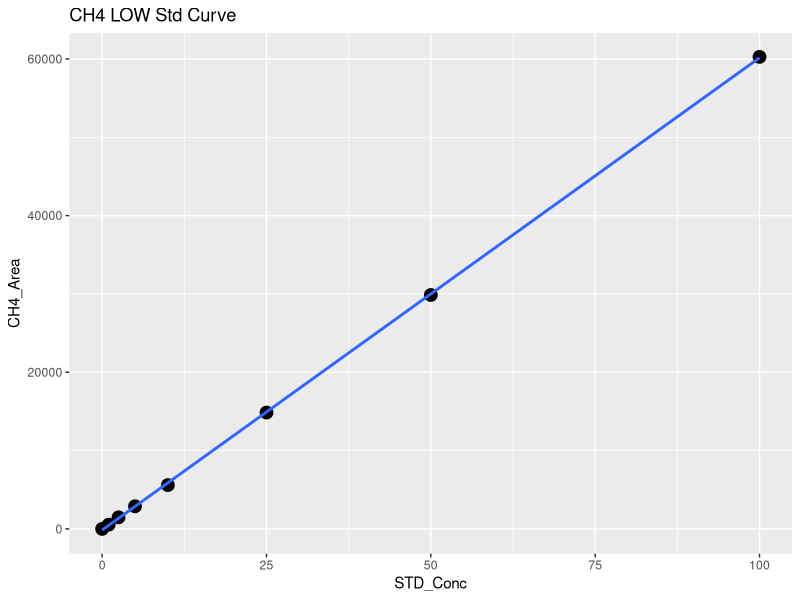
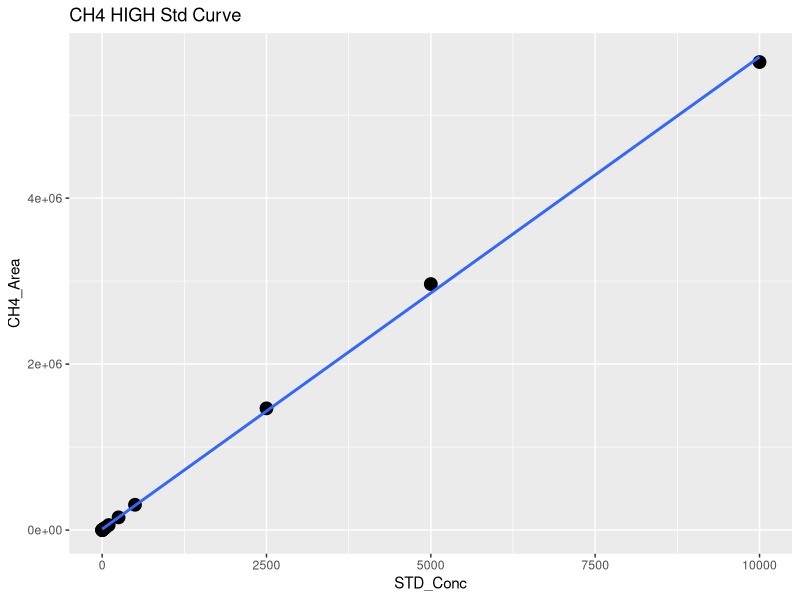
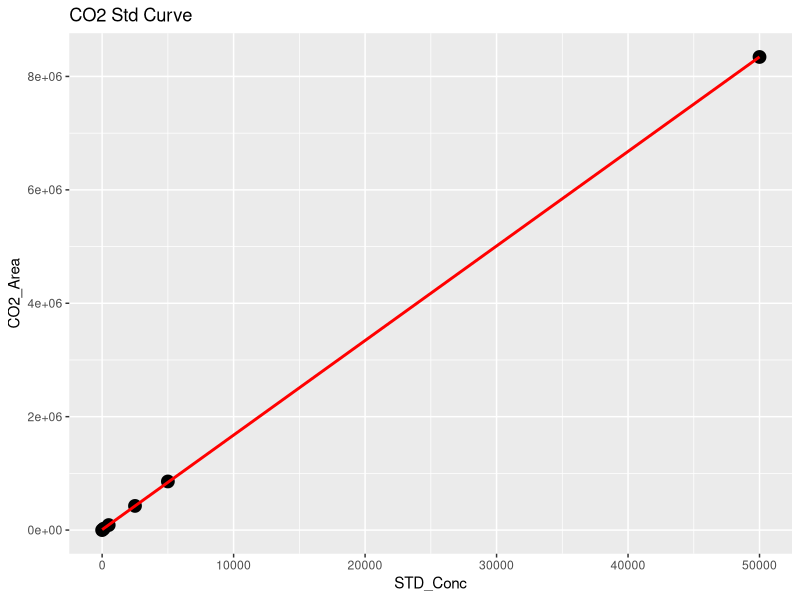
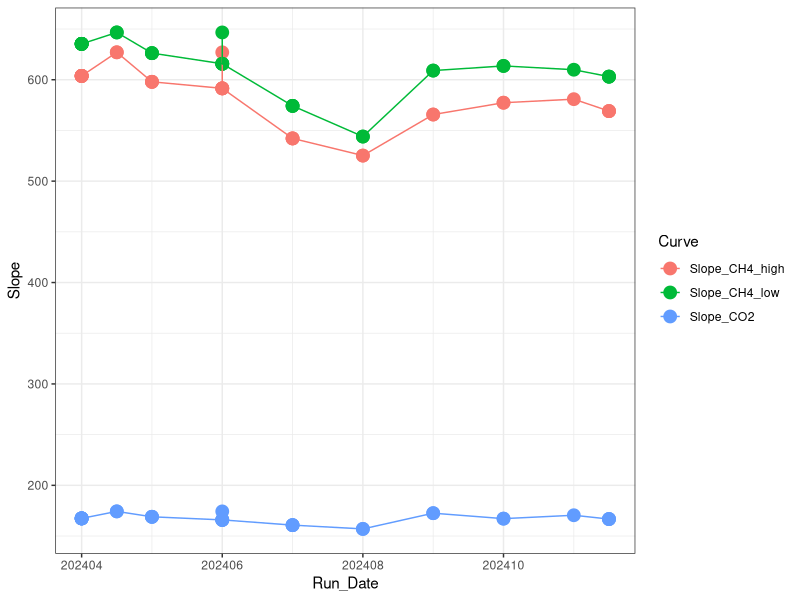

Write R code to recreate these figures, in order. (Note: this script raises an error after producing the figures.)
## ---- chunk 1
library(dplyr)
library(ggplot2)
library(ggpubr)
library(stringr)
## ---- chunk 2

#Read in June Data 
raw <- read.csv("Raw Data/COMPASS_CBSYN_SGW_SWH_202410-11_entered.csv")
head(raw)

raw <- raw %>%
  rename(Sample_ID = Sample.ID)

#pull out methane standards
stds_ch4 <-  raw %>%  
  filter(str_detect(Sample_Type, "STD_CH4"))
#head(stds_ch4)

#split into high curve and low curve for CH4
stds_ch4_low <- stds_ch4  %>%  
  filter(!STD_Conc > 100)

#Low curve for CH4
CH4_Low <- ggplot(stds_ch4_low, aes(STD_Conc, CH4_Area)) + geom_point(size=4) + 
  geom_smooth(method = "lm", se = FALSE) + labs(title="CH4 LOW Std Curve")
CH4_Low

CH4_Low_lm <- lm(stds_ch4_low$CH4_Area ~ stds_ch4_low$STD_Conc)
summary(CH4_Low_lm)
cf <- coef(CH4_Low_lm)

#create data frame with 1 rows and 0 columns
Slope_CH4_low <- data.frame(matrix(ncol = 0, nrow = 1))
Slope_CH4_low$Curve <- "Slope_CH4_low"
Slope_CH4_low$R2 <- summary(CH4_Low_lm)$adj.r.squared
Slope_CH4_low$Slope <- cf[2]
Slope_CH4_low$Intercept <- cf[1]
#head(Slope_CH4_low)

#High curve for CH4
CH4_High <- ggplot(stds_ch4, aes(STD_Conc, CH4_Area)) + geom_point(size=4) + 
  geom_smooth(method = "lm", se = FALSE) + labs(title="CH4 HIGH Std Curve")
CH4_High

stds_ch4_lm <- lm(stds_ch4$CH4_Area ~ stds_ch4$STD_Conc)
summary(stds_ch4_lm)
cf <- coef(stds_ch4_lm)

#create data frame with 1 rows and 0 columns
Slope_CH4_high <- data.frame(matrix(ncol = 0, nrow = 1))
Slope_CH4_high$Curve <- "Slope_CH4_high"
Slope_CH4_high$R2 <- summary(stds_ch4_lm)$adj.r.squared
Slope_CH4_high$Slope <- cf[2]
Slope_CH4_high$Intercept <- cf[1]
#head(Slope_CH4_high)

#pull out co2 standards
stds_co2 <-  raw %>%  
  filter(str_detect(Sample_Type, "STD_CO2"))
#head(stds_co2)

#CO2 Curve
CO2_stds <- ggplot(stds_co2, aes(STD_Conc, CO2_Area)) + geom_point(size=4) + 
  geom_smooth(method = "lm", se = FALSE, color="red") + labs(title="CO2 Std Curve")
CO2_stds

stds_co2_lm <- lm(stds_co2$CO2_Area ~ stds_co2$STD_Conc)
summary(stds_co2_lm)
cf <- coef(stds_co2_lm)

#create data frame with 1 rows and 0 columns
Slope_CO2 <- data.frame(matrix(ncol = 0, nrow = 1))
Slope_CO2$Curve <- "Slope_CO2"
Slope_CO2$R2 <- summary(stds_co2_lm)$adj.r.squared
Slope_CO2$Slope <- cf[2]
Slope_CO2$Intercept <- cf[1]
#head(Slope_CO2)

#pull all the slopes together into one dataframe 
Slopes <- rbind(Slope_CH4_low, Slope_CH4_high, Slope_CO2)
#head(Slopes)

#needs changed each time #####
Slopes$Run_Date <- c(202411.5, 202411.5, 202411.5)

log <- read.csv("Raw Data/COMPASS_Varian_QAQC_2024.csv")
head(log)
log <- log[ ,-c(1)]
log <- rbind(log, Slopes)

Slopes_chk <- ggplot(log, aes(Run_Date, Slope, col=Curve)) + geom_point(size=4) + geom_line() + theme_bw()
Slopes_chk

write.csv(log, "Raw Data/COMPASS_Varian_QAQC_2024.csv")
## ---- chunk 3
#head(raw)

#pull out methane standards
Samples <-  raw %>%  
  filter(!str_detect(Sample_Type, "STD_CH4")) %>%  
  filter(!str_detect(Sample_Type, "STD_CO2")) %>%  
  filter(!str_detect(Sample_Type, "Blank")) %>%  
  filter(!str_detect(Sample_Type, "Chk_STD")) %>%  
   filter(!str_detect(Sample_Type, "CHKSTD")) %>%
  filter(!str_detect(Sample_Type, "NA"))
#head(Samples)

#Now flag any areas that are above the 100ppm area for CH4
Samples$CH4_Curve <- ifelse(Samples$CH4_Area >71000, "High", "Low")
#head(Samples)

#Calculate CH4 concentrations in ppm
Samples$CH4_Conc_ppm <- ifelse(Samples$CH4_Area >71000, (Samples$CH4_Area-Slope_CH4_high$Intercept)/Slope_CH4_high$Slope,                                       (Samples$CH4_Area-Slope_CH4_low$Intercept)/Slope_CH4_low$Slope )

#Calculate CO2 concentrations in ppm 
Samples$CO2_Conc_ppm <- ((Samples$CO2_Area-Slope_CO2$Intercept)/Slope_CO2$Slope) 

#head(Samples)

##########make flags for any dilutions needed 
#highest CH4 standard = 10000
#highest CO2 standard = 50000

Samples$CH4_Flag <- ifelse(Samples$CH4_Conc_ppm >10000, "Needs Dilution", "Within Range")
Samples$CO2_Flag <- ifelse(Samples$CO2_Conc_ppm >50000, "Needs Dilution", "Within Range")
#head(Samples)

## ---- chunk 4

chks <-  raw %>%  
  filter(!str_detect(Sample_Type, "STD_CH4")) %>%  
  filter(!str_detect(Sample_Type, "STD_CO2")) %>%  
  filter(!str_detect(Sample_Type, "Blank")) %>%  
  filter(!str_detect(Sample_Type, "Unknown")) %>%  
  filter(!str_detect(Sample_Type, "NA"))
#head(chks)

#Calculate CH4 concentrations in ppm
chks$CH4_Conc_ppm <- ifelse(chks$CH4_Area >71000, 
                      (chks$CH4_Area-Slope_CH4_high$Intercept)/Slope_CH4_high$Slope,                                       (chks$CH4_Area-Slope_CH4_low$Intercept)/Slope_CH4_low$Slope )

#Calculate CO2 concentrations in ppm 
chks$CO2_Conc_ppm <- ((chks$CO2_Area-Slope_CO2$Intercept)/Slope_CO2$Slope)



#change this if check standard concentrations are different 
level_ch4 <- 5      #ppm
level_co2 <- 1000   #ppm

#calculate percent difference of check standards 
chks$Ch4_diff <- ((chks$CH4_Conc_ppm - level_ch4)/((chks$CH4_Conc_ppm + level_ch4)/2)) * 100
chks$CH4_diff_flag <-  ifelse(chks$Ch4_diff <10, 'YES', 'NO, rerun')

chks$CO2_diff <- ((chks$CO2_Conc_ppm - level_co2)/((chks$CO2_Conc_ppm + level_co2)/2)) * 100
chks$CO2_diff_flag <-  ifelse(chks$CO2_diff <10, 'YES', 'NO, rerun')

#now plot the Ch4 concentrations and the CO2 concentrations vs. the expected concentration 
#then also make the color the percent difference between the expected and observed concentration 

ch4_chk <-  ggplot(data = chks, aes(x = Sample_ID, y = CH4_Conc_ppm, fill=CH4_diff_flag)) +
       geom_bar(stat = 'identity') + 
        scale_fill_manual(values=c( "darkgreen", "darkgrey"))+
        #scale_fill_gradient2(low='red', mid='white', high='blue', space='Lab') + 
        theme_classic() + labs(x= " ", y="CH4  (ppm)", title="Check Stds: CH4") + 
        theme(legend.position="bottom") +  geom_hline(yintercept=level_ch4, linetype="dashed", 
                color = "black", size=1)


co2_chk <-  ggplot(data = chks, aes(x = Sample_ID, y = CO2_Conc_ppm, fill=CO2_diff_flag)) +
       geom_bar(stat = 'identity') + 
        scale_fill_manual(values=c("darkgreen", "darkgrey"))+
        #scale_fill_gradient2(low='red', mid='white', high='blue', space='Lab') + 
        theme_classic() + labs(x= " ", y="CO2  (ppm)", title="Check Stds: CO2") + 
        theme(legend.position="bottom") +  geom_hline(yintercept=level_co2, linetype="dashed", 
                color = "black", size=1)

ggarrange(ch4_chk, co2_chk, nrow=1, ncol=2)


## ---- chunk 5

#multiply the concentration by the dilution factor
Samples$CH4_Conc_ppm_dilcorr <- (Samples$CH4_Conc_ppm * Samples$Dilution_Factor)

Samples$CO2_Conc_ppm_dilcorr <- (Samples$CO2_Conc_ppm * Samples$Dilution_Factor)

#check results
#head(Samples)

#quick first look at the samples 
ch4_samples <-  ggplot(data = Samples, aes(x = Sample_ID, y = CH4_Conc_ppm, fill=CH4_Flag)) +
       geom_bar(stat = 'identity') + 
        scale_fill_manual(values=c("red","darkgreen"))+
        #scale_fill_gradient2(low='red', mid='white', high='blue', space='Lab') + 
        theme_classic() + labs(x= " ", y="CH4 (ppm)", title="CH4: Green = Within Range") + 
        theme(legend.position="none") 


co2_samples <-  ggplot(data = Samples, aes(x = Sample_ID, y = CO2_Conc_ppm, fill=CO2_Flag)) +
       geom_bar(stat = 'identity') + 
        scale_fill_manual(values=c("red", "darkgreen"))+
        #scale_fill_gradient2(low='red', mid='white', high='blue', space='Lab') + 
        theme_classic() + labs(x= " ", y="CO2 (ppm)", title="CO2: Green = Within Range") + 
        theme(legend.position="none") 

ggarrange(ch4_samples, co2_samples, nrow=1, ncol=2)


## ---- chunk 6

# Convert ppm CH4 to total umol CH4 in the sample headspace
# use Ideal Gas Law:  
#   hdsp umol CH4 = ppm CH4*(PV/RT) 
#      P = 1 (pressure in atm)
#      R = 0.082 (gas constant)
#      V = 0.015 (gas syringe volume in L)
#      T = "TempC" column value in Kelvin (equilibration temperature)

#set the volume used for the sample
#volume = 0.02
#TempC <-  25 #I am assuming 25C not sure how we want to handle this

#Calculate CH4 concentrations in ppm
#Samples$CH4_Conc_umol <- ifelse(Samples$G_W == "W",
#                    ((Samples$CH4_Conc_ppm_dilcorr*((1*volume/1000)/(0.08206*(TempC+273.15))))/(volume/1000)),
#                    ((((Samples$CH4_Conc_ppm_dilcorr/1000))/16.04)*1000000  ))
#Samples$CO2_Conc_umol <- ifelse(Samples$G_W == "W",
#                    ((Samples$CO2_Conc_ppm_dilcorr*((1*volume/1000)/(0.08206*(TempC+273.15))))/(volume/1000)),
#                    ((((Samples$CO2_Conc_ppm_dilcorr/1000))/16.04)*1000000  ))

#do an if then statement (if it says water use this and if it says gas then use )
#Samples$hdsp_umol_CH4 <- (Samples$CH4_Conc_ppm_dilcorr*((1*volume/1000)/(0.08206*(TempC+273.15))))/(volume/1000)
#Samples$hdsp_umol_CO2 <- Samples$CO2_Conc_ppm_dilcorr*((1*volume/1000)/(0.08206*(TempC+273.15)))
# Convert headspace CH4 to dissolved umol/L Ch4 in sample
#Samples$pw_umol_CH4 <- Samples$hdsp_umol_CH4/(volume/1000)

#quick first look at the samples 
#ch4_samples1 <-  ggplot(data = Samples, aes(x = Sample_ID, y = CH4_Conc_umol, fill=G_W)) +
#       geom_bar(stat = 'identity') + 
 #       scale_fill_manual(values=c("darkgrey","darkblue"))+
        #scale_fill_gradient2(low='red', mid='white', high='blue', space='Lab') + 
 #       theme_classic() + labs(x= " ", y="CH4 (uM)", title="CH4: Blue = PW Sample") + 
 #       theme(legend.position="none") 


#co2_samples1 <-  ggplot(data = Samples, aes(x = Sample_ID, y = CO2_Conc_umol, fill=G_W)) +
 #      geom_bar(stat = 'identity') + 
#        scale_fill_manual(values=c("darkgrey","darkblue"))+
        #scale_fill_gradient2(low='red', mid='white', high='blue', space='Lab') + 
#        theme_classic() + labs(x= " ", y="CO2 (uM)", title="CO2: Blue = PW Sample") + 
#        theme(legend.position="none") 

#ggarrange(ch4_samples1, co2_samples1, nrow=1, ncol=2)

## ---- chunk 7

#pull out what we need 
Samples1 <- Samples[ ,c(1:3,6:9,18:21)]
#head(Samples1)

IDs <- data.frame(do.call('rbind', strsplit(as.character(Samples1$Sample_ID),'_',fixed=TRUE)))
colnames(IDs) <- c("Site" , "Zone", "Replicate", "Depth")
IDs$Depth1 <- ifelse(IDs$Depth == '10cm', '10', 
                 ifelse(IDs$Depth == '20cm', '20', 
                        ifelse(IDs$Depth == '45cm', '45', '0')))
head(IDs)

#rejoin them to the dataframe
alldat <- cbind(IDs, Samples1)
head(alldat)

write.csv(alldat, "Processed Data/COMPASS_CBSYN_SGW_202410-11_SWH_Processed.csv")
